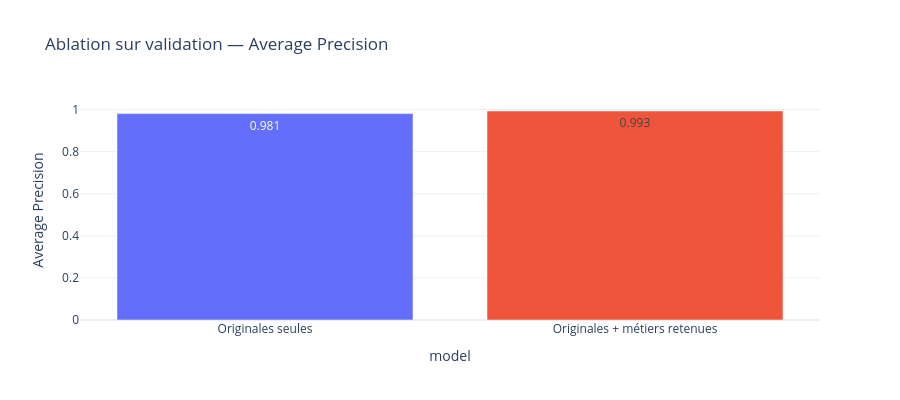

The notebook cell saved with this chart:
### Markdown cell above
### 8.1 — Ablation des variables créées

Nous comparons deux modèles entraînés avec les **mêmes mois**, les **mêmes hyperparamètres** et la **même validation**. Les résultats de test du modèle enrichi ne doivent pas être utilisés pour choisir les features. Le baseline n'utilise que les variables d'origine autorisées.

Une analyse supplémentaire de la famille facturation peut être envisagée après confirmation de la temporalité des données.

### Code cell
X_train_base = make_matrix(train_df, ORIGINAL_FEATURES)
X_val_base = make_matrix(val_df, ORIGINAL_FEATURES)

require_no_active_run()
with mlflow.start_run(
    run_name="ablation_originales", tags=training_tags("diagnostic", training_run_id)
) as diagnostic_run:
    baseline = CatBoostClassifier(**MODEL_PARAMS, verbose=LOG_EVERY)

    diagnostic_frames = {"train": train_df, "validation": val_df}
    diagnostic_contract, diagnostic_datasets = log_training_inputs(
        baseline,
        diagnostic_frames,
        ORIGINAL_FEATURES,
        feature_metadata,
        cell_id="train-baseline",
    )
    mlflow.log_params({"early_stopping_rounds": EARLY_STOPPING_ROUNDS, "use_best_model": True})

    baseline.fit(
        X_train_base,
        y_train,
        cat_features=[c for c in CATEGORICAL_FEATURES if c in X_train_base.columns],
        eval_set=(X_val_base, y_val),
        early_stopping_rounds=EARLY_STOPPING_ROUNDS,
        use_best_model=True,
        verbose=LOG_EVERY,
        callbacks=[MLflowTrainingCallback()],
    )

    log_diagnostic_model(baseline, diagnostic_contract, diagnostic_frames, diagnostic_datasets)
    baseline_run_id = diagnostic_run.info.run_id

base_val_proba = baseline.predict_proba(X_val_base)[:, 1]

comparison = pd.DataFrame(
    [
        {
            "model": "Originales seules",
            "features": len(ORIGINAL_FEATURES),
            "Average Precision": average_precision_score(y_val, base_val_proba),
            "ROC-AUC": roc_auc_score(y_val, base_val_proba),
            "Logloss": log_loss(y_val, base_val_proba),
        },
        {
            "model": "Originales + métiers retenues",
            "features": len(MODEL_FEATURES),
            "Average Precision": average_precision_score(y_val, probas["Validation"]),
            "ROC-AUC": roc_auc_score(y_val, probas["Validation"]),
            "Logloss": log_loss(y_val, probas["Validation"]),
        },
    ]
)

display(comparison)

fig = px.bar(
    comparison,
    x="model",
    y="Average Precision",
    color="model",
    text_auto=".3f",
    title="Ablation sur validation — Average Precision",
)
fig.update_layout(template="plotly_white", showlegend=False, height=400)
fig.show(config={"responsive": True})

### Figure 1 — Plotly figure (JSON) as saved in the notebook; plotly's stock layout.template omitted (floating-point values rounded to 4 significant figures)
{"data": [{"alignmentgroup": "True", "hovertemplate": "model=%{x}<br>Average Precision=%{y}<extra></extra>", "legendgroup": "Originales seules", "marker": {"color": "#636efa", "pattern": {"shape": ""}}, "name": "Originales seules", "offsetgroup": "Originales seules", "orientation": "v", "showlegend": true, "textposition": "auto", "texttemplate": "%{y:.3f}", "type": "bar", "x": ["Originales seules"], "xaxis": "x", "y": [0.9809], "yaxis": "y"}, {"alignmentgroup": "True", "hovertemplate": "model=%{x}<br>Average Precision=%{y}<extra></extra>", "legendgroup": "Originales + métiers retenues", "marker": {"color": "#EF553B", "pattern": {"shape": ""}}, "name": "Originales + métiers retenues", "offsetgroup": "Originales + métiers retenues", "orientation": "v", "showlegend": true, "textposition": "auto", "texttemplate": "%{y:.3f}", "type": "bar", "x": ["Originales + métiers retenues"], "xaxis": "x", "y": [0.9933], "yaxis": "y"}], "layout": {"barmode": "relative", "height": 400, "legend": {"title": {"text": "model"}, "tracegroupgap": 0}, "showlegend": false, "title": {"text": "Ablation sur validation — Average Precision"}, "xaxis": {"anchor": "y", "categoryarray": ["Originales seules", "Originales + métiers retenues"], "categoryorder": "array", "domain": [0, 1], "title": {"text": "model"}}, "yaxis": {"anchor": "x", "domain": [0, 1], "title": {"text": "Average Precision"}}}}
